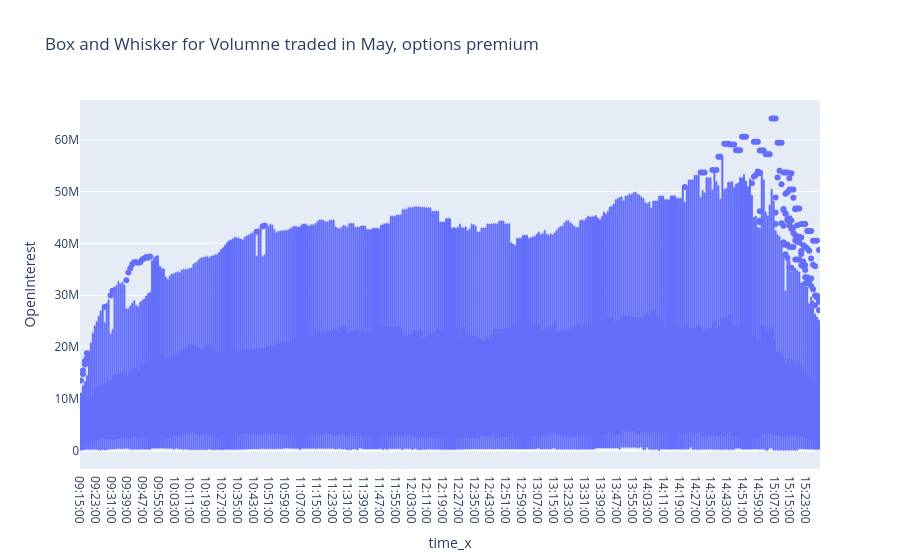

The notebook cell this image was saved under:
### Code cell
px.box(df_final, x = 'time_x', y = 'OpenInterest', title='Box and Whisker for Volumne traded in May, options premium', hover_data=['Gamma'])

### Figure 1 — Plotly figure (JSON) as saved in the notebook; plotly's stock layout.template omitted (floating-point values rounded to 4 significant figures; data arrays with more than 128 entries replaced by an {"elided": "..."} marker saying what was removed)
{"data": [{"alignmentgroup": "True", "customdata": {"elided": "29451x1 float values"}, "hovertemplate": "time_x=%{x}<br>OpenInterest=%{y}<br>Gamma=%{customdata[0]}<extra></extra>", "legendgroup": "", "marker": {"color": "#636efa"}, "name": "", "notched": false, "offsetgroup": "", "orientation": "v", "showlegend": false, "type": "box", "x": {"elided": "29451 str values"}, "x0": " ", "xaxis": "x", "y": {"elided": "29451 float values"}, "y0": " ", "yaxis": "y"}], "layout": {"boxmode": "group", "legend": {"tracegroupgap": 0}, "title": {"text": "Box and Whisker for Volumne traded in May, options premium"}, "xaxis": {"anchor": "y", "domain": [0, 1], "title": {"text": "time_x"}}, "yaxis": {"anchor": "x", "domain": [0, 1], "title": {"text": "OpenInterest"}}}}
